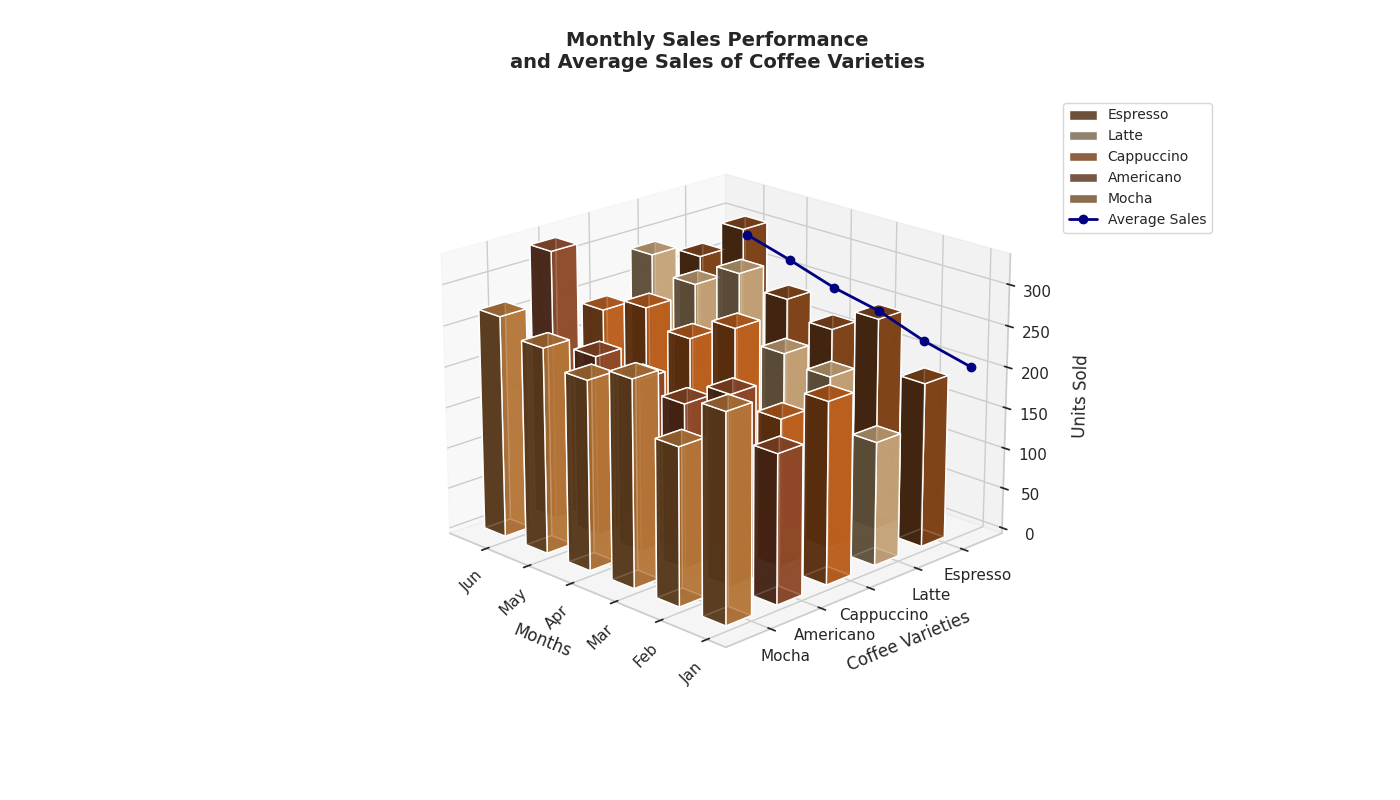

Write the Python code that produced this figure.
import numpy as np
import matplotlib.pyplot as plt

months = ['Jan', 'Feb', 'Mar', 'Apr', 'May', 'Jun']
coffee_varieties = ['Espresso', 'Latte', 'Cappuccino', 'Americano', 'Mocha']

# Altered sales data (rows: months, columns: coffee varieties)
sales_data = np.array([
    [200, 150, 220, 180, 250],  # January
    [260, 210, 180, 230, 190],  # February
    [230, 220, 270, 200, 250],  # March
    [250, 300, 240, 210, 230],  # April
    [320, 270, 260, 220, 250],  # May
    [270, 290, 240, 330, 270]   # June
])

average_sales = sales_data.mean(axis=1)

fig = plt.figure(figsize=(14, 8))
ax = fig.add_subplot(111, projection='3d')

colors = ['#8B4513', '#DEB887', '#D2691E', '#A0522D', '#CD853F']
dx = dy = 0.5

for y, color in enumerate(colors):
    xs = np.arange(len(months))
    ys = sales_data[:, y]
    ax.bar3d(xs, y, np.zeros_like(xs), dx, dy, ys, color=color, alpha=0.8, label=coffee_varieties[y])

ax.plot(np.arange(len(months)), [-0.5] * len(months), average_sales, color='navy', marker='o', linewidth=2, label='Average Sales')

ax.set_xticks(np.arange(len(months)))
ax.set_xticklabels(months, rotation=45)
ax.set_yticks(np.arange(len(coffee_varieties)))
ax.set_yticklabels(coffee_varieties)
ax.set_xlabel('Months', labelpad=10)
ax.set_ylabel('Coffee Varieties', labelpad=10)
ax.set_zlabel('Units Sold', labelpad=10)

ax.view_init(elev=20, azim=135)
ax.set_title('Monthly Sales Performance\nand Average Sales of Coffee Varieties', fontsize=14, fontweight='bold', pad=20)
ax.legend(loc='upper left', bbox_to_anchor=(1.05, 1), fontsize=10)

plt.tight_layout()
plt.show()
